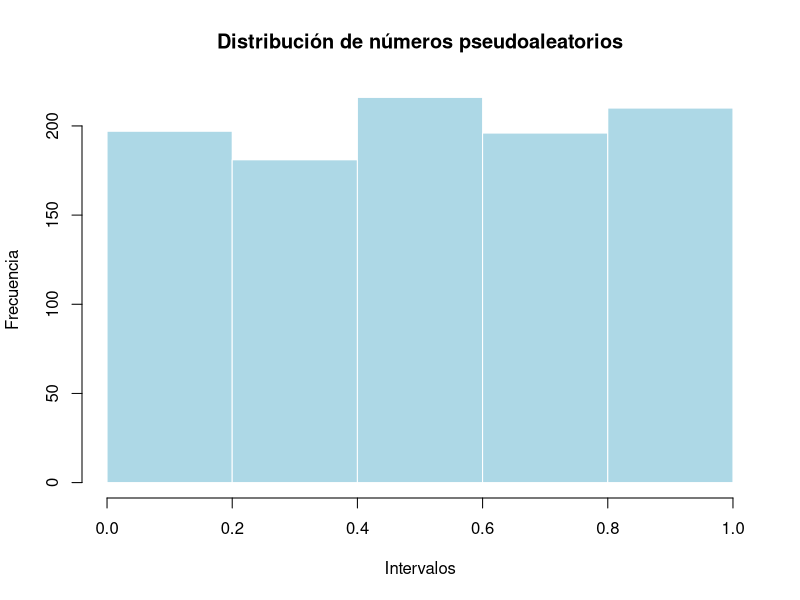

The R source for this figure:
set.seed(31)
numeros <- runif(1000)

limites <- seq(0, 1, by = 0.2)
grupos <- cut(numeros, breaks = limites, include.lowest = TRUE)
frecuencias <- table(grupos)

print("Cantidad de números por intervalo:")
print(frecuencias)

resultado <- chisq.test(as.vector(frecuencias),
                        p = rep(0.2, 5))
print(resultado)

hist(numeros, breaks = limites,
     main = "Distribución de números pseudoaleatorios",
     xlab = "Intervalos", ylab = "Frecuencia",
     col = "lightblue", border = "white")
